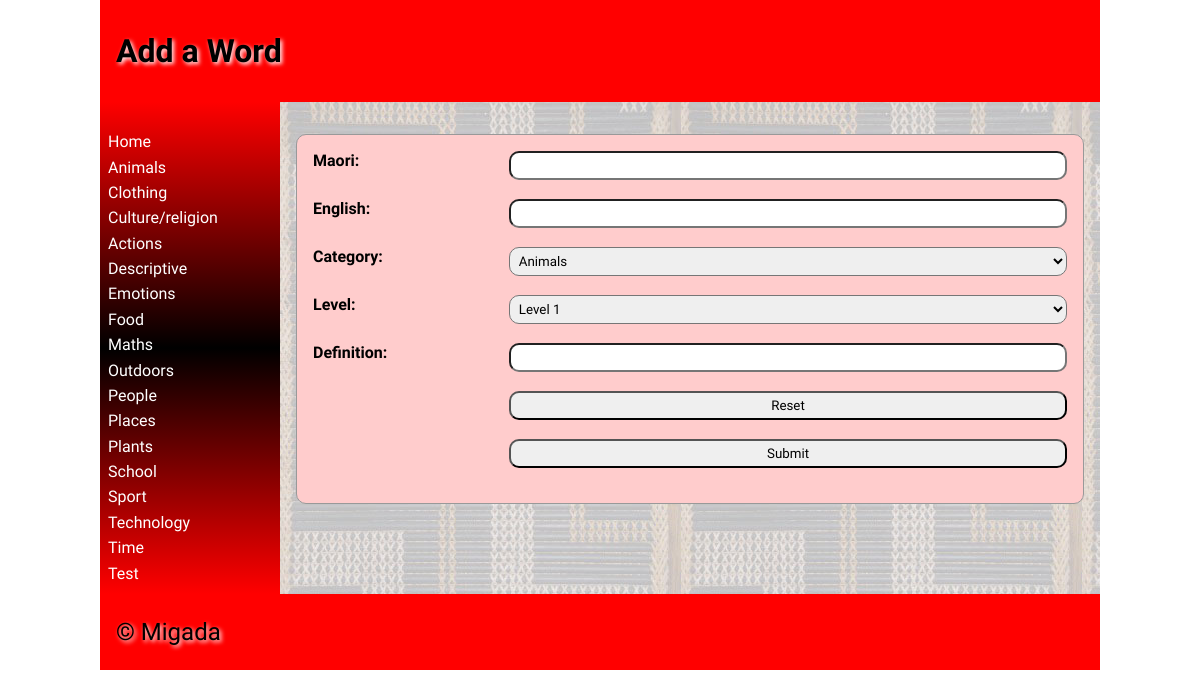
/addword, run on the app's committed database.
### tables this page shows
CREATE TABLE "category"
(
	categoryid INTEGER
		constraint category_pk
			primary key autoincrement,
	category varchar(30)
);

### app.py (the view, shortened to what this page needs)
@app.route('/addword', methods=['GET', 'POST']) # The addword page
def render_addword():
    return return_page('addword.html', logged_in=is_logged_in()) # Renders the addword page.

### app.py (called while the page is built)
def create_connection(db_file): # This function is used to make a connection with the database.
    try:                        #It is used when ever I do a query.
        connection = sqlite3.connect(db_file)
        return connection
    except Error as e:
        print(e)

def return_page(page, **extras): # This function does the rendering of the webpages. It allows me to pass through all of the cateogory information to all the pages.
    con = create_connection("maori_dictionary.db") # Makes connection and executes query to get category information.
    query = "SELECT categoryid, category  FROM category"
    cur = con.cursor()
    cur.execute(query)
    categorylist = dict(cur.fetchall())
    print(categorylist)
    con.close
    return render_template(page, categories=categorylist, **extras) # Renders all the webpages and sends category information.

def is_logged_in(): # Checks if and user is logged in.
    if session.get("email") is None:
        print("not logged in")
        return False
    else:
        print("logged in")
        return True

### templates/addword.html (shortened to what this page needs)
{% extends 'base.html' %}
{% block heading %}Add a Word{% endblock %}
{% block main %}
     <form class="dataForm" method="post">
        <div class="form-group">
            <div class="form-label"><label for="maori">Maori:</label></div>
            <div class="form-element"><input type="text" name="maori" id="maori" required></div>
        </div>
        <div class="form-group">
            <div class="form-label"><label for="english">English:</label></div>
            <div class="form-element"><input type="text" name="english" id="english" required></div>
        </div>
        <div class="form-group">
            <div class="form-label"><label for="category">Category:</label></div>
            <div class="form-element">
                <select name='category' id='category' style="width: 100%; border-radius: 10px; padding: 0.3rem; margin-bottom: 10px;">
                    {% for  category in categories %}
                        <option value="{{ category }}"> {{ categories[category]|title }}</option>
                    {% endfor %}
                </select>
            </div>
         </div>
        <div class="form-group">
            <div class="form-label"><label for="level">Level:</label></div>
            <div class="form-element">
                <select name='level' id='level' style="width: 100%; border-radius: 10px; padding: 0.3rem; margin-bottom: 10px;">
                    {% for i in range(1, 11) %}
                        <option value="{{ i }}">Level {{ i }}</option>
                    {% endfor %}
                </select>
            </div>
        </div>
        <div class="form-group">
            <div class="form-label"><label for="definition">Definition:</label></div>
            <div class="form-element"><input type="text" name="definition" id="definition" required></div>
        </div>
        <div class="form-group">
            <div></div>
            <div class="form-element"><input type="reset"></div>
        </div>
        <div class="form-group">
            <div></div>
            <div class="form-element"><input type="submit"></div>
        </div>
    </form>
{% endblock %}

### templates/base.html (shortened to what this page needs)
<!doctype html>
<html lang="en">
<head>
	<link href="{{ url_for('static', filename='css/style.css') }}" rel="stylesheet">
</head>
<body>
	<div id="container">
		<header>
			<h1>{% block heading %}{% endblock %}</h1>
		</header>
		<nav>
			<ul>
                <li><a href="\">Home</a></li>
                {% for id, category in categories.items() %}
                    <li><a href="/categorypage?category={{ id }}">{{ category|title }}</a></li>
                {% endfor %}
			</ul>
		</nav>
		<main>
            {% block main%}{% endblock %}
        </main>
		<footer>
			<p>
				&copy; Migada
			</p>
		</footer>
	</div>
</body>
</html>

### static/css/style.css (style rules this page uses)
* { font-family: Comfortaa, sans-serif; margin: 0; padding: 0; box-sizing: border-box; }
#container { display: grid; grid-template-columns: 75px auto; grid-template-areas: 'nav header' 'main main' 'footer footer'; }
header { grid-area: header; background-color: #f00; padding: 1rem; }
nav { grid-area: nav; }
main { grid-area: main; padding: 1rem; background-color: #edd; }
h1, h2, h3, h4 { padding: 1rem 0; font-family: 'Suez One', serif; color: #000; text-shadow: 2px 2px 4px #fff; }
p { padding: 0.5rem 0; }
a { color: #222; }
.dataForm { margin: 1rem 0; border: 1px solid #999; padding: 1rem; background-color: #fcc; border-radius: 10px; }
.form-label { font-weight: bolder; }
.form-group { display: grid; grid-template-columns: 1fr 3fr; grid-column-gap: 10px; height: 3rem; }
.dataForm input, textarea { width: 100%; border-radius: 10px; padding: 0.3rem; margin-bottom: 10px; }
footer { grid-area: footer; padding: 1rem; background-color: #f00; }
footer p { color: #000; text-shadow: 2px 2px 4px #fff; font-size: 1.5rem; }
@media only screen and (min-width: 768px) { #container { grid-template-columns: 180px auto; grid-template-areas: 'header header' 'nav main' 'footer footer'; } }
@media only screen and (min-width: 768px) { nav { background: linear-gradient(180deg, rgba(255,0,0,1) 0%, rgba(0, 0, 0, 1) 50%, rgba(255,0,0,1) 100%); padding: 0.5rem; } }
@media only screen and (min-width: 768px) { nav ul { list-style: none; } }
@media only screen and (min-width: 768px) { nav li { padding: 0.2rem 0; } }
@media only screen and (min-width: 768px) { nav a { color: #fff; text-decoration: none; } }
@media only screen and (min-width: 768px) { main { background-image: url('/poutama.png'); } }
@media only screen and (min-width: 1000px) { #container { width: 1000px; margin: auto; } }

### data on the page
category: category "Animals"
category: category "Clothing"
category: category "Culture/religion"
category: category "Actions"
category: category "Descriptive"
category: category "Emotions"
category: category "Food"
category: category "Maths"
category: category "Outdoors"
category: category "People"
category: category "Places"
category: category "Plants"
category: category "School"
category: category "Sport"
category: category "Technology"
category: category "Time"
category: category "Test"
